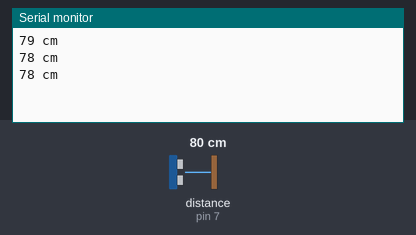
This sketch was run on a simulated Arduino Uno, built with avr-gcc and run on an emulated ATmega328P. Shown: the last lines printed to the serial monitor. Wiring (inferred from the names in the program): ultrasonic range finder: trigger pin 6; echo pin 7. The test bench sets the inputs (shaded band); at power-on: distance to the obstacle (sensor on pin 7) 80 cm. The echo pulse lasts 58.3 µs per cm.

Above: at 1.3 s.
1.4 s: distance to the obstacle (sensor on pin 7) set to 6 cm
At 1.9 s:
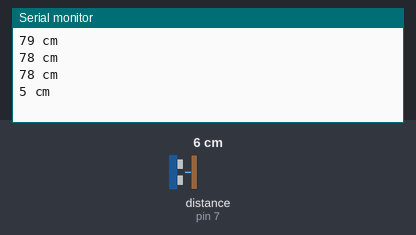
2.9 s: distance to the obstacle (sensor on pin 7) set to 3 cm
At 4.4 s:
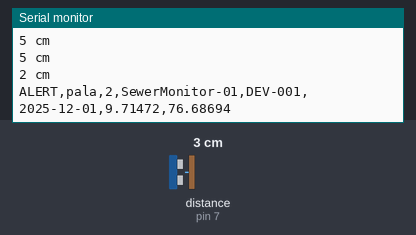
Timing chart, 0 to 5.9 s (numbered marks = the images above; inputs shaded):
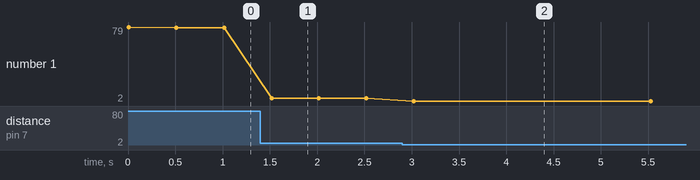

Measured:
- the behaviour switches between 5 and 4 cm on distance to the obstacle (sensor on pin 7) (found by bisection; images 1 and 2)
- after the input at 1.4 s, the serial monitor: prints a new line after 0.12 s (image 1)
- after the input at 2.9 s, the serial monitor: prints a new line after 0.12 s (image 2)
- plotted number 1: 78 → 5 after the input at 1.4 s, 5 → 2 after the input at 2.9 s

The sketch:

arduino_python_cam_test.ino
```cpp
#define trigPin 6
#define echoPin 7

long duration;
int distance;

// ✅ DEVICE INFO
String deviceName = "SewerMonitor-01";
String deviceId = "DEV-001";
String installationDate = "2025-12-01";
String locationName = "pala";
// ✅ DEVICE COORDINATES (DECIMAL)
String latitude = "9.71472";
String longitude = "76.68694";

void setup() {
  Serial.begin(9600);
  pinMode(trigPin, OUTPUT);
  pinMode(echoPin, INPUT);
}

void loop() {
  // Send ultrasonic pulse
  digitalWrite(trigPin, LOW);
  delayMicroseconds(2);
  digitalWrite(trigPin, HIGH);
  delayMicroseconds(10);
  digitalWrite(trigPin, LOW);

  // Read echo
  duration = pulseIn(echoPin, HIGH);
  distance = duration * 0.034 / 2;

  // Debug
  Serial.print(distance);
  Serial.println(" cm");

  // ALERT format:
  // ALERT,<location>,<distance>,<device_name>,<device_id>,<installation_date>,<lat>,<lon>
  if (distance > 0 && distance < 4) {
    Serial.print("ALERT,");
    Serial.print(locationName); Serial.print(",");
    Serial.print(distance); Serial.print(",");
    Serial.print(deviceName); Serial.print(",");
    Serial.print(deviceId); Serial.print(",");
    Serial.print(installationDate); Serial.print(",");
    Serial.print(latitude); Serial.print(",");
    Serial.println(longitude);

    delay(2000);
  }

  delay(500);
}
```
